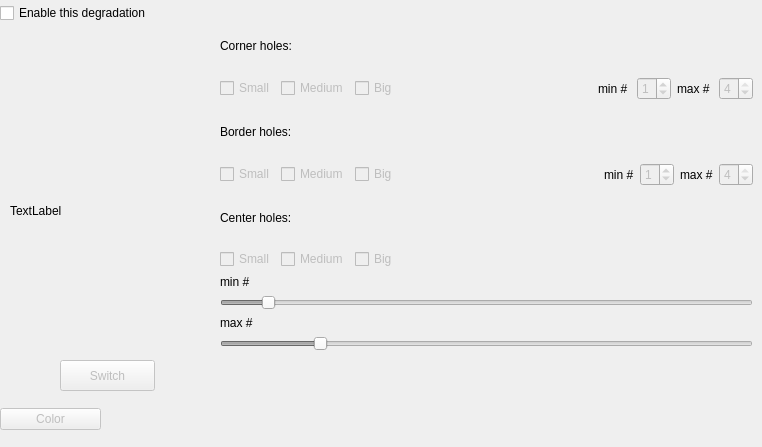
  <widget class="QWizardPage" name="Hole">
   <property name="enabled">
    <bool>true</bool>
   </property>
   <property name="subTitle">
    <string>Document creator: Hole</string>
   </property>
   <widget class="QWidget" name="horizontalLayoutWidget_23">
    <property name="geometry">
     <rect>
      <x>10</x>
      <y>70</y>
      <width>191</width>
      <height>281</height>
     </rect>
    </property>
    <layout class="QHBoxLayout" name="PrevHole">
     <item>
      <widget class="QLabel" name="HolePreviewLabel">
       <property name="text">
        <string>TextLabel</string>
       </property>
      </widget>
     </item>
    </layout>
   </widget>
   <widget class="QCheckBox" name="CheckHole">
    <property name="geometry">
     <rect>
      <x>0</x>
      <y>0</y>
      <width>281</width>
      <height>26</height>
     </rect>
    </property>
    <property name="text">
     <string>Enable this degradation</string>
    </property>
   </widget>
   <widget class="QWidget" name="layoutWidget_12">
    <property name="geometry">
     <rect>
      <x>0</x>
      <y>400</y>
      <width>207</width>
      <height>38</height>
     </rect>
    </property>
    <layout class="QHBoxLayout" name="horizontalLayout_20">
     <item>
      <widget class="QPushButton" name="HoleColorButton">
       <property name="enabled">
        <bool>false</bool>
       </property>
       <property name="text">
        <string>Color</string>
       </property>
      </widget>
     </item>
     <item>
      <widget class="QLabel" name="colorLabel">
       <property name="text">
        <string>&lt;html&gt;&lt;head/&gt;&lt;body&gt;&lt;p/&gt;&lt;/body&gt;&lt;/html&gt;</string>
       </property>
      </widget>
     </item>
    </layout>
   </widget>
   <widget class="QPushButton" name="SwitchHole">
    <property name="enabled">
     <bool>false</bool>
    </property>
    <property name="geometry">
     <rect>
      <x>60</x>
      <y>360</y>
      <width>95</width>
      <height>31</height>
     </rect>
    </property>
    <property name="toolTip">
     <string>Change preview image</string>
    </property>
    <property name="text">
     <string>Switch</string>
    </property>
   </widget>
   <widget class="QWidget" name="layoutWidgetB">
    <property name="geometry">
     <rect>
      <x>220</x>
      <y>20</y>
      <width>533</width>
      <height>331</height>
     </rect>
    </property>
    <layout class="QVBoxLayout" name="verticalLayout_19">
     <item>
      <widget class="QLabel" name="label_21">
       <property name="text">
        <string>Corner holes: </string>
       </property>
      </widget>
     </item>
     <item>
      <layout class="QHBoxLayout" name="horizontalLayout_28">
       <item>
        <layout class="QHBoxLayout" name="horizontalLayout_23">
         <item>
          <widget class="QCheckBox" name="SmallCorner">
           <property name="enabled">
            <bool>false</bool>
           </property>
           <property name="text">
            <string>Small</string>
           </property>
          </widget>
         </item>
         <item>
          <widget class="QCheckBox" name="MediumCorner">
           <property name="enabled">
            <bool>false</bool>
           </property>
           <property name="text">
            <string>Medium</string>
           </property>
          </widget>
         </item>
         <item>
          <widget class="QCheckBox" name="BigCorner">
           <property name="enabled">
            <bool>false</bool>
           </property>
           <property name="text">
            <string>Big</string>
           </property>
          </widget>
         </item>
        </layout>
       </item>
       <item>
        <spacer name="horizontalSpacer_2">
         <property name="orientation">
          <enum>Qt::Horizontal</enum>
         </property>
         <property name="sizeHint" stdset="0">
          <size>
           <width>40</width>
           <height>20</height>
          </size>
         </property>
        </spacer>
       </item>
       <item>
        <layout class="QHBoxLayout" name="horizontalLayout_24">
         <item>
          <widget class="QLabel" name="label_23">
           <property name="text">
            <string>min # </string>
           </property>
          </widget>
         </item>
         <item>
          <widget class="QSpinBox" name="HoleCornerMinNb">
           <property name="enabled">
            <bool>false</bool>
           </property>
           <property name="minimum">
            <number>0</number>
           </property>
           <property name="maximum">
            <number>4</number>
           </property>
           <property name="value">
            <number>1</number>
           </property>
          </widget>
         </item>
         <item>
          <widget class="QLabel" name="label_32">
           <property name="text">
            <string>max # </string>
           </property>
          </widget>
         </item>
         <item>
          <widget class="QSpinBox" name="HoleCornerMaxNb">
           <property name="enabled">
            <bool>false</bool>
           </property>
           <property name="minimum">
            <number>1</number>
           </property>
           <property name="maximum">
            <number>4</number>
           </property>
           <property name="value">
            <number>4</number>
           </property>
          </widget>
         </item>
        </layout>
       </item>
      </layout>
     </item>
     <item>
      <widget class="QLabel" name="label">
       <property name="text">
        <string>Border holes: </string>
       </property>
      </widget>
     </item>
     <item>
      <layout class="QHBoxLayout" name="horizontalLayout_30">
       <item>
        <layout class="QHBoxLayout" name="horizontalLayout_21">
         <item>
          <widget class="QCheckBox" name="SmallBorder">
           <property name="enabled">
            <bool>false</bool>
           </property>
           <property name="text">
            <string>Small</string>
           </property>
          </widget>
         </item>
         <item>
          <widget class="QCheckBox" name="MediumBorder">
           <property name="enabled">
            <bool>false</bool>
           </property>
           <property name="text">
            <string>Medium</string>
           </property>
          </widget>
         </item>
         <item>
          <widget class="QCheckBox" name="BigBorder">
           <property name="enabled">
            <bool>false</bool>
           </property>
           <property name="text">
            <string>Big</string>
           </property>
          </widget>
         </item>
        </layout>
       </item>
       <item>
        <spacer name="horizontalSpacer">
         <property name="orientation">
          <enum>Qt::Horizontal</enum>
         </property>
         <property name="sizeHint" stdset="0">
          <size>
           <width>40</width>
           <height>20</height>
          </size>
         </property>
        </spacer>
       </item>
       <item>
        <layout class="QHBoxLayout" name="horizontalLayout_22">
         <item>
          <widget class="QLabel" name="label_22">
           <property name="text">
            <string>min #</string>
           </property>
          </widget>
         </item>
         <item>
          <widget class="QSpinBox" name="HoleBorderMinNb">
           <property name="enabled">
            <bool>false</bool>
           </property>
           <property name="minimum">
            <number>0</number>
           </property>
           <property name="maximum">
            <number>4</number>
           </property>
           <property name="value">
            <number>1</number>
           </property>
          </widget>
         </item>
         <item>
          <widget class="QLabel" name="label_42">
           <property name="text">
            <string>max #</string>
           </property>
          </widget>
         </item>
         <item>
          <widget class="QSpinBox" name="HoleBorderMaxNb">
           <property name="enabled">
            <bool>false</bool>
           </property>
           <property name="minimum">
            <number>1</number>
           </property>
           <property name="maximum">
            <number>4</number>
           </property>
           <property name="value">
            <number>4</number>
           </property>
          </widget>
         </item>
        </layout>
       </item>
      </layout>
     </item>
     <item>
      <widget class="QLabel" name="label_20">
       <property name="text">
        <string>Center holes: </string>
       </property>
      </widget>
     </item>
     <item>
      <layout class="QVBoxLayout" name="verticalLayout_6">
       <item>
        <layout class="QHBoxLayout" name="horizontalLayout_27">
         <item>
          <layout class="QHBoxLayout" name="horizontalLayout_26">
           <item>
            <widget class="QCheckBox" name="SmallCenter">
             <property name="enabled">
              <bool>false</bool>
             </property>
             <property name="text">
              <string>Small</string>
             </property>
            </widget>
           </item>
           <item>
            <widget class="QCheckBox" name="MediumCenter">
             <property name="enabled">
              <bool>false</bool>
             </property>
             <property name="text">
              <string>Medium</string>
             </property>
            </widget>
           </item>
           <item>
            <widget class="QCheckBox" name="BigCenter">
             <property name="enabled">
              <bool>false</bool>
             </property>
             <property name="text">
              <string>Big</string>
             </property>
            </widget>
           </item>
          </layout>
         </item>
         <item>
          <spacer name="horizontalSpacer_3">
           <property name="orientation">
            <enum>Qt::Horizontal</enum>
           </property>
           <property name="sizeHint" stdset="0">
            <size>
             <width>40</width>
             <height>20</height>
            </size>
           </property>
          </spacer>
         </item>
        </layout>
       </item>
       <item>
        <widget class="QLabel" name="HoleMinLabel_3">
         <property name="text">
          <string>min #</string>
         </property>
        </widget>
       </item>
       <item>
        <widget class="QSlider" name="HoleCenterMinNb">
         <property name="enabled">
          <bool>false</bool>
         </property>
         <property name="minimum">
          <number>1</number>
         </property>
         <property name="maximum">
          <number>51</number>
         </property>
         <property name="singleStep">
          <number>2</number>
         </property>
         <property name="value">
          <number>5</number>
         </property>
         <property name="sliderPosition">
          <number>5</number>
         </property>
         <property name="orientation">
          <enum>Qt::Horizontal</enum>
         </property>
         <property name="invertedAppearance">
          <bool>false</bool>
         </property>
         <property name="invertedControls">
          <bool>false</bool>
         </property>
         <property name="tickInterval">
          <number>2</number>
         </property>
        </widget>
       </item>
       <item>
        <widget class="QLabel" name="HoleMaxLabel_3">
         <property name="text">
          <string>max #</string>
         </property>
        </widget>
       </item>
       <item>
        <widget class="QSlider" name="HoleCenterMaxNb">
         <property name="enabled">
          <bool>false</bool>
         </property>
         <property name="minimum">
          <number>1</number>
         </property>
         <property name="maximum">
          <number>51</number>
         </property>
         <property name="singleStep">
          <number>2</number>
         </property>
         <property name="pageStep">
          <number>10</number>
         </property>
         <property name="value">
          <number>10</number>
         </property>
         <property name="sliderPosition">
          <number>10</number>
         </property>
         <property name="orientation">
          <enum>Qt::Horizontal</enum>
         </property>
         <property name="tickInterval">
          <number>2</number>
         </property>
        </widget>
       </item>
      </layout>
     </item>
    </layout>
   </widget>
  </widget>
